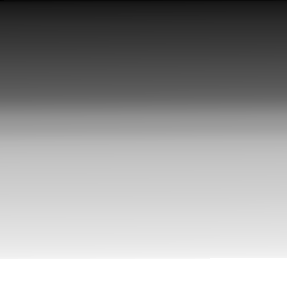
#> input picture TP1/Material_TPs/TP1/img1_tp.png, 287 x 288 px, found by its file name
$ jupyter execute parte2.ipynb
#> lines starting #> are read from the running program, lines starting #| are printed output that depends on the picture
[cell 1]
#%matplotlib
import cv2
import numpy as np
from matplotlib import pyplot as plt

[cell 2]
# Leer las imágenes en escala de grises
img1 = cv2.imread('C:/Users/leand/Documents/LEANDRO/UBA/CEIA/III/CV/CV_TPS/TP1/Material_TPs/TP1/img1_tp.png', cv2.IMREAD_GRAYSCALE)
#> img1 is the input picture: shape (288, 287); min 2, max 255, mean 154.8
img2 = cv2.imread('C:/Users/leand/Documents/LEANDRO/UBA/CEIA/III/CV/CV_TPS/TP1/Material_TPs/TP1/img2_tp.png', cv2.IMREAD_GRAYSCALE)
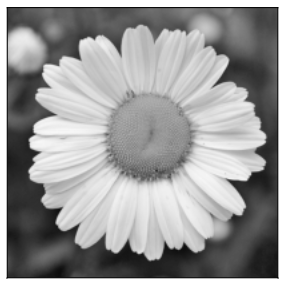
#> input picture TP1/Material_TPs/TP1/img2_tp.png, 287 x 288 px, found by its file name
#> img2 is the input picture: shape (288, 287); min 2, max 255, mean 154.8

[cell 3]
# Mostrar las imágenes
plt.subplot(1,2,1),plt.imshow(img1,cmap = 'gray')
plt.title('img1_tp.png'), plt.xticks([]), plt.yticks([])
plt.subplot(1,2,2),plt.imshow(img2,cmap = 'gray')
plt.title('img2_tp.png'), plt.xticks([]), plt.yticks([])
plt.show(block=False)
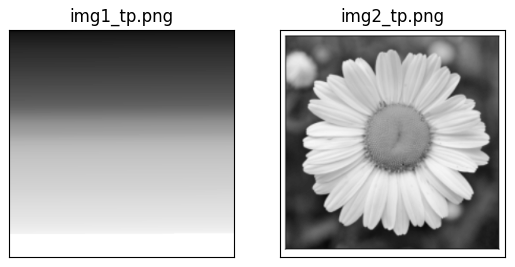
#> figure drawn by matplotlib, 2 panels

# Observaciones de comparación de histogramas
1. A pesar de que el contenido de las imágenes son muy diferentes una de la otra, los histogramas evidencian que su distribución es muy similar por no decir que casi igual. lo cual puede indicarnos algunas características generales de la imagen como iluminación o uniformidad en las regiones que por si sola no puede ser relevante en un modelo de clasificación o detección, considero que puede funcionar como feature pero acompañada de otras características.

[cell 4]
fig = plt.figure()
hist1, bins1 = np.histogram(img1.ravel(), 300, [0, 256])
#> hist1 = 300 values, max 8400 at index 298, min 0 at index 0, mean 275.5; bins1 = 301 values from 0 to 256
ax3 = plt.subplot(211)
ax3.plot(hist1)
ax3.set_title("Histograma de img1_tp.png")

hist2, bins2 = np.histogram(img2.ravel(), 300, [0, 256])
#> hist2 has the same summary as hist1; bins2 = 301 values from 0 to 256
ax4 = plt.subplot(212)
ax4.plot(hist2)
ax4.set_title("Histograma de img2_tp.png")

plt.subplots_adjust(hspace=0.5)
plt.show(block=False)
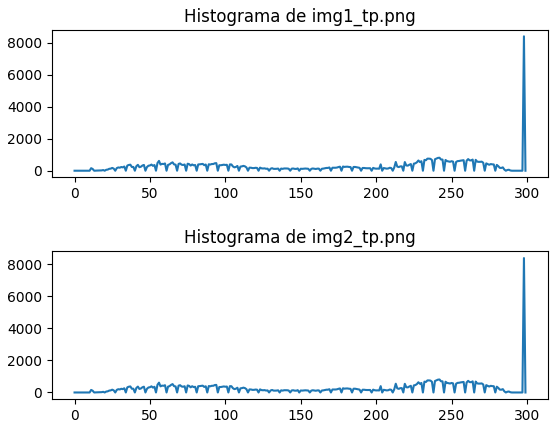
#> figure drawn by matplotlib, 2 panels; panel 1: curve peaks at x = 298, y = 8400; panel 2: curve peaks at x = 298, y = 8400
